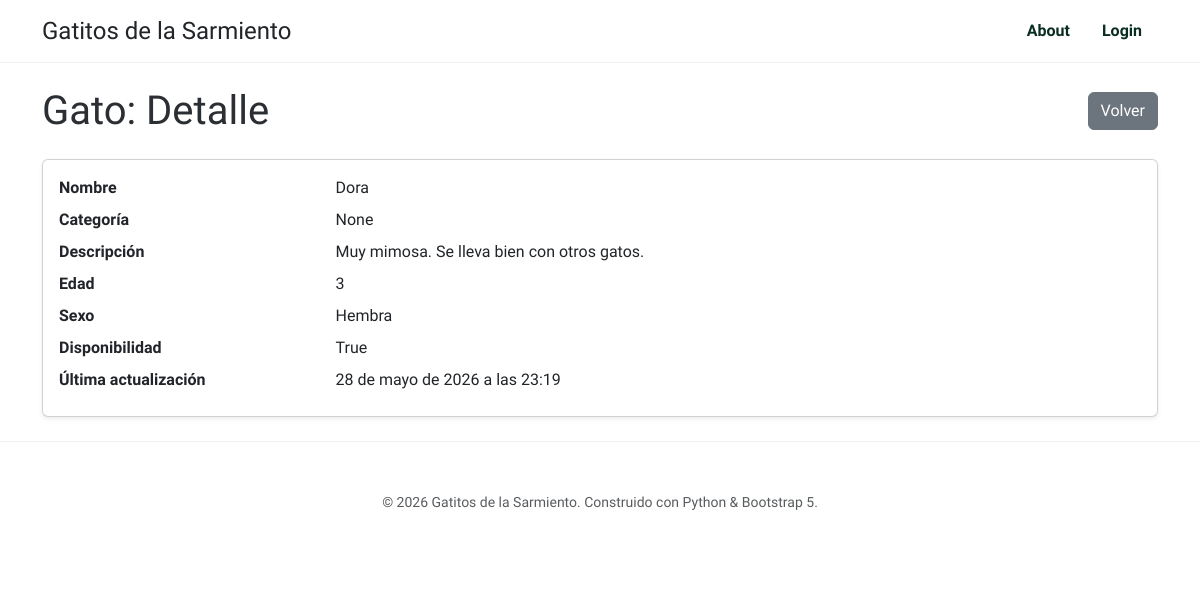
The page /gato/gato/detail/1 on the database as committed earlier.
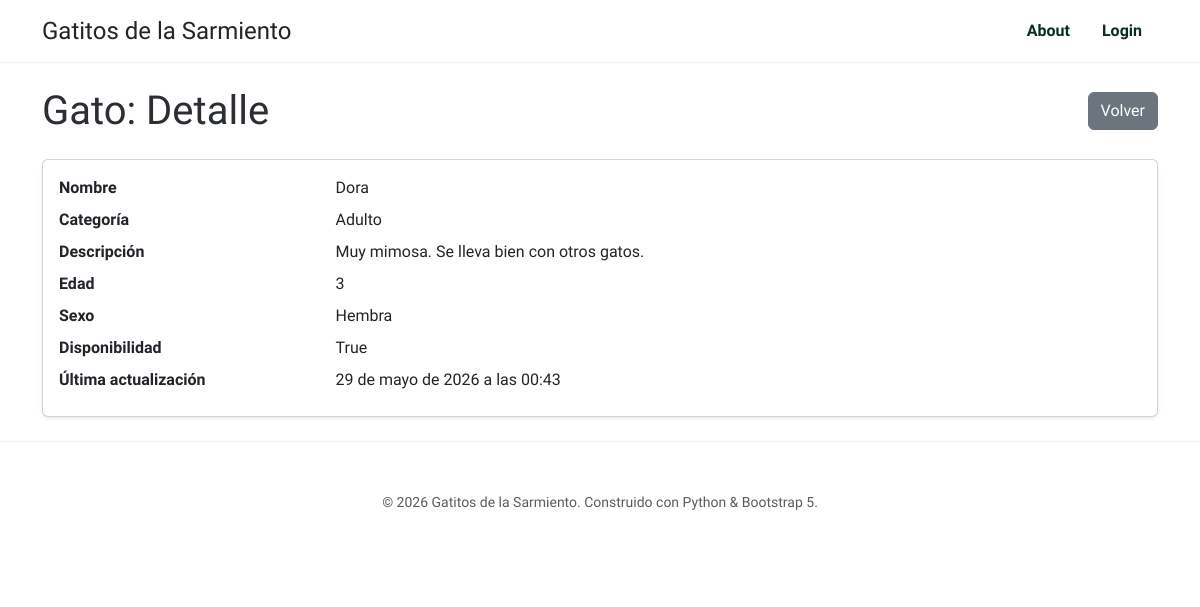
The same page on the database as committed later.
### gato/models.py (models this page shows, shortened)
class Gato(models.Model):
    categoria = models.ForeignKey(
        Categoria,
        on_delete=models.SET_NULL,
        null=True,
        blank=True,
        verbose_name="categoría",
    )
    nombre = models.CharField(max_length=100)
    descripcion = models.TextField(blank=True, null=True)
    edad = models.IntegerField()
    sexo = models.CharField(max_length=20)
    disponibilidad = models.BooleanField(default=True)
    fecha_actualizacion = models.DateTimeField(editable=False, auto_now=True)
    class Meta:
        verbose_name = "Gato"
        verbose_name_plural = "Gatos"
        constraints = [
            models.UniqueConstraint(
                fields=["categoria", "nombre"], name="categoria_nombre"
            )
        ]
        indexes = [models.Index(fields=["nombre"])]

class Categoria(models.Model):
    nombre = models.CharField(max_length=100, unique=True)
    descripcion = models.TextField(null=True, blank=True)
    def __str__(self):
        return self.nombre

### gato/views.py (the view)
# urls.py: path("gato/detail/<int:pk>", GatoDetail.as_view(), name="gato_detail"
class GatoDetail(DetailView):
    model = Gato

### gato/templates/gato/gato_detail.html
{% extends 'core/base.html' %}
{% block contenido %}
<div class="container py-4">
    <div class="d-flex justify-content-between align-items-center mb-4">
        <h1 class="mb-0">Gato: Detalle</h1>
        <a class="btn btn-secondary" href="{% url 'gato:gato_home' %}">Volver</a>
    </div>
    <div class="card shadow-sm">
        <div class="card-body">
            <dl class="row mb-0">
                <dt class="col-sm-3">Nombre</dt>
                <dd class="col-sm-9">{{ object.nombre }}</dd>
                <dt class="col-sm-3">Categoría</dt>
                <dd class="col-sm-9">{{ object.categoria }}</dd>
                <dt class="col-sm-3">Descripción</dt>
                <dd class="col-sm-9">{{ object.descripcion }}</dd>
                <dt class="col-sm-3">Edad</dt>
                <dd class="col-sm-9">{{ object.edad}}</dd>
                <dt class="col-sm-3">Sexo</dt>
                <dd class="col-sm-9">{{ object.sexo }}</dd>
                <dt class="col-sm-3">Disponibilidad</dt>
                <dd class="col-sm-9">{{ object.disponibilidad }}</dd>
                <dt class="col-sm-3">Última actualización</dt>
                <dd class="col-sm-9">{{ object.fecha_actualizacion }}</dd>
            </dl>
        </div>
    </div>
</div>
{% endblock contenido %}

Rows that differ between the two databases and show on the page:
changed Gato "Dora": categoria "None" → "Adulto"; fecha_actualizacion "28 de mayo de 2026 a las 23:19" → "29 de mayo de 2026 a las 00:43"
